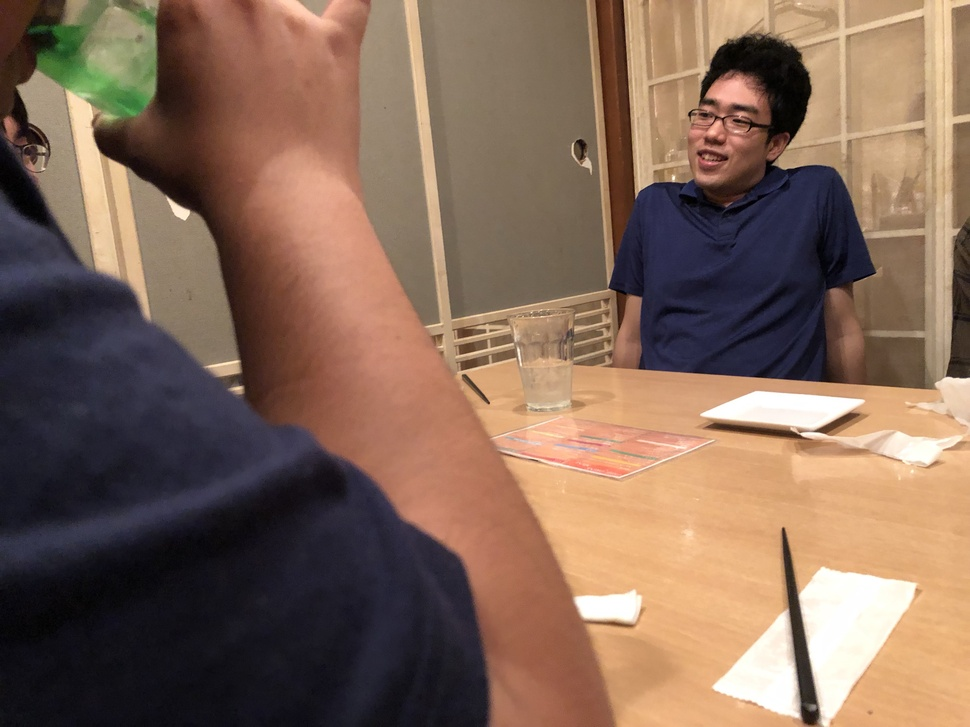
#> input picture waithi.jpg, 970 x 727 px, shrunk from 4032 x 3024 before the run
$ python face-detect.py
#> lines starting #> are read from the running program, lines starting #| are printed output that depends on the picture
import matplotlib.pyplot as plt
import cv2

cascade_file = "haarcascade_frontalface_alt.xml"
cascade = cv2.CascadeClassifier(cascade_file)

img = cv2.imread("waithi.jpg")
#> img is the input picture: shape (727, 970, 3); mean B, G, R 87.7, 104.2, 130.8
img_gray = cv2.cv2.cvtColor(img, cv2.COLOR_BGR2GRAY)
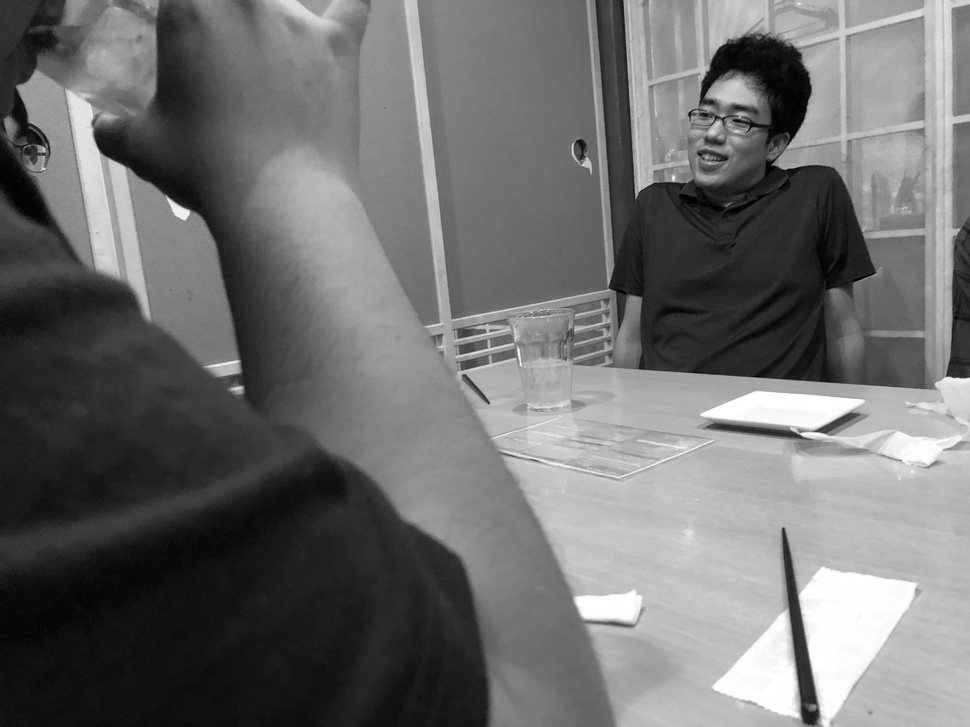
#> img_gray: shape (727, 970); min 0, max 255, mean 110.3

face_list = cascade.detectMultiScale(img_gray, minSize=(150, 150))
#> face_list = ()
if len(face_list)==0:
    print("失敗")
    quit()
#> (the program exits here)
